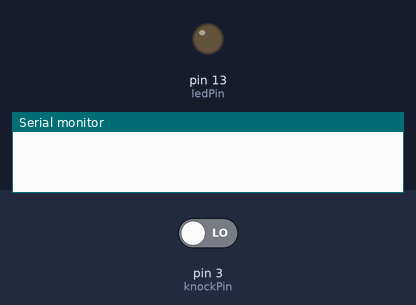
This sketch was run on a simulated Arduino Uno, built with avr-gcc and run on an emulated ATmega328P. Parts: output pins drawn as LEDs (lit = HIGH), the last lines printed to the serial monitor. Inputs (shaded band) come from the test bench; at power-on: pin 3 (knockPin) LOW.

Above: at 1.7 s.
1.8 s: pin 3 (knockPin) driven HIGH
At 2.2 s:
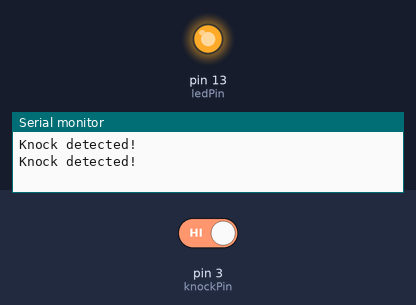
3.7 s: pin 3 (knockPin) driven LOW
At 4.9 s:
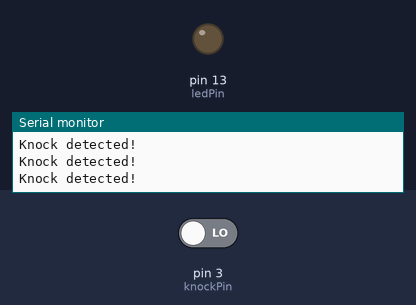
Timing chart, 0 to 6.7 s (numbered marks = the images above; inputs shaded):
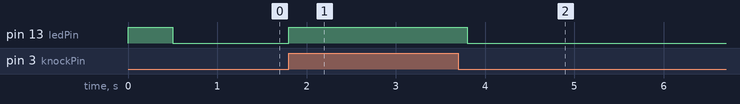

Measured:
- after the input at 1.8 s, pin 13 (ledPin): LOW → HIGH at once
- after the input at 3.7 s, pin 13 (ledPin): HIGH → LOW after 0.10 s

The sketch:

1LedTabModuleSensor.ino
```cpp
const int knockPin = 3;   // KY-031 signal pin
const int ledPin = 13;    // onboard LED

void setup() {
  pinMode(knockPin, INPUT);
  pinMode(ledPin, OUTPUT);
  Serial.begin(9600);
  digitalWrite(ledPin, HIGH);
  delay(500);
  digitalWrite(ledPin, LOW);
}

void loop() {
  int knockState = digitalRead(knockPin);

  if (knockState == HIGH) {
    digitalWrite(ledPin, HIGH);   // LED ON when knock detected
    Serial.println("Knock detected!");
    delay(200);                   // debounce delay
  } else {
    digitalWrite(ledPin, LOW);    // LED OFF otherwise
  }
}
```
